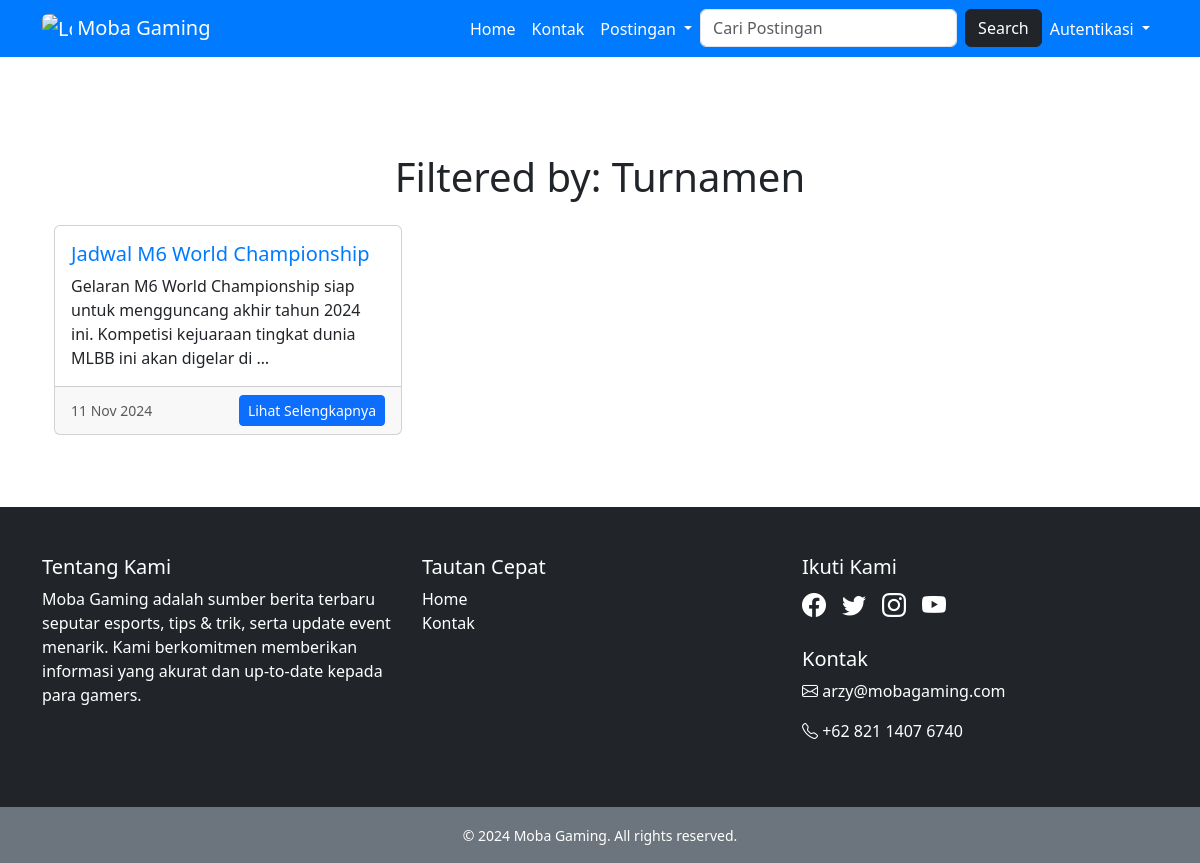
The page /turnamen on the database its author committed.
### berita/models.py (models this page shows, shortened)
class Post(models.Model):
    BERITA = 'berita'
    TURNAMEN = 'turnamen'
    BURSA_TRANSFER = 'bursa_transfer'
    TIPS = 'tips'
    CATEGORY_CHOICES = [
        (BERITA, 'Berita'),
        (TURNAMEN, 'Turnamen'),
        (TIPS, 'Tips'),
        (BURSA_TRANSFER, 'Bursa Transfer'),
    ]
    title = models.CharField(max_length=100)
    content = models.TextField()
    category = models.CharField(
        max_length=50,
        choices=CATEGORY_CHOICES,
        default=BERITA,  # Default kategori adalah Berita
    )
    slug = models.SlugField(max_length=200, unique=True, blank=True, null=True)
    created_at = models.DateField(auto_now_add=True)

### berita/views.py (the view)
# urls.py: path('turnamen', views.turnamen, name='turnamen'),
def turnamen(request):
    posts = Post.objects.filter(category="turnamen")
    return render(request, 'turnamen.html', {'posts': posts})

### berita/templates/turnamen.html
{% extends 'base.html' %} {% block content %} {% load static %}
<div class="container mt-5">
  <h1 class="text-center mb-4">Filtered by: Turnamen</h1>
  <div class="row">
    {% for post in posts %}
    <div class="col-md-4 mb-4">
      <div class="card h-100">
        <div class="card-body d-flex flex-column">
          <h5 class="card-title">
            <a href="{% url 'detail' post.slug %}" style="text-decoration: none; color: #007bff"> {{ post.title }} </a>
          </h5>
          <p class="card-text">{{ post.content|truncatewords:20 }}</p>
        </div>
        <div class="card-footer text-muted d-flex justify-content-between align-items-center">
          <small>{{ post.created_at|date:"d M Y" }}</small>
          <a href="{% url 'detail' post.slug %}" class="btn btn-primary btn-sm">Lihat Selengkapnya</a>
        </div>
      </div>
    </div>
    {% empty %}
    <div class="col-12 text-center text-muted">
      <p>Belum ada postingan berita.</p>
    </div>
    {% endfor %}
  </div>
</div>
{% endblock %}

### berita/templates/base.html (style rules this page uses)
* { font-family: system-ui, -apple-system, BlinkMacSystemFont, "Segoe UI", Roboto, Oxygen, Ubuntu, Cantarell, "Open Sans", "Helvetica Neue", sans-serif; }
body { display: flex; flex-direction: column; min-height: 100vh; }

### rows shown on the page
Post: title "Jadwal M6 World Championship", content "Gelaran M6 World Championship siap untuk mengguncang akhir tahun 2024 ini. Kompetisi kejuaraan tingkat dunia MLBB ini akan digelar di …", created_at "11 Nov 2024"
